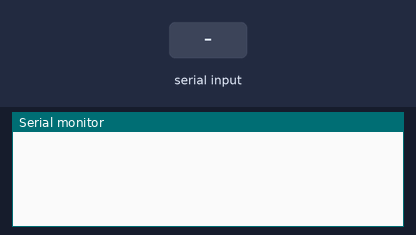
Simulated run of this sketch. Board: Arduino Uno, built with avr-gcc and run on an emulated ATmega328P. On the bench: the last lines printed to the serial monitor. Inputs (shaded band) come from the test bench.

Above: at 1.2 s.
1.3 s: byte 30 received over Serial
At 2.2 s:
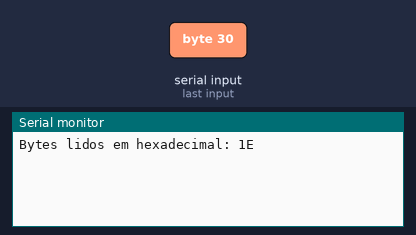
2.8 s: byte 90 received over Serial
At 3.3 s:
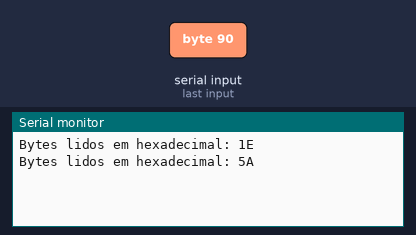
4.3 s: byte 120 received over Serial
At 5.7 s:
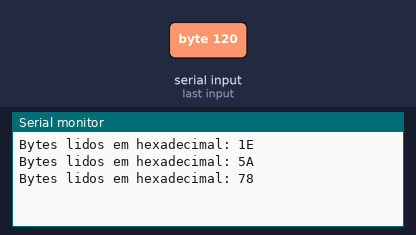

The sketch:

leitura_ysirtm.ino
```cpp
int incomingByte = 0;   // for incoming serial data

void setup() {
        Serial.begin(9600);     // opens serial port, sets data rate to 9600 bps
}

void loop() {

        // send data only when you receive data:
        if (Serial.available() > 0) {
                // read the incoming byte:
                incomingByte = Serial.read();

                // say what you got:
                Serial.print("Bytes lidos em hexadecimal: ");
                Serial.println(incomingByte, HEX);
        }
}
```

Measured:
- after the input at 1.3 s, the serial monitor: prints a new line at once (image 1)
- after the input at 2.8 s, the serial monitor: prints a new line at once (image 2)
- after the input at 4.3 s, the serial monitor: prints a new line at once (image 3)
